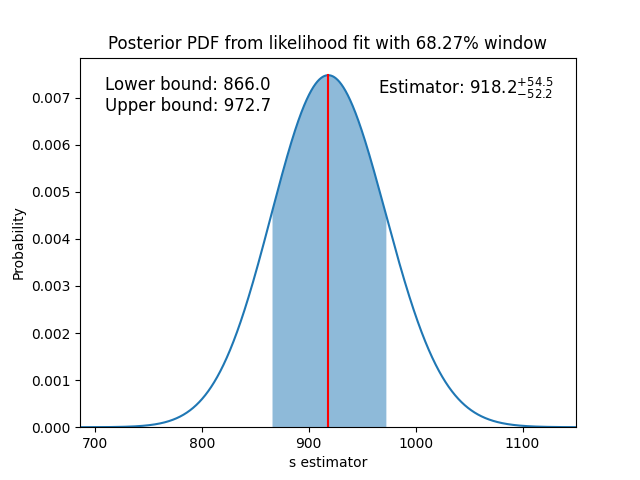

Generate this figure with Python:
import numpy as np
import matplotlib.pyplot as plt
from matplotlib.axes import Axes
from matplotlib.figure import Figure

# 1. Using the resonance spectrum data from the previous homework assignment, apply a
# Bayesian likelihood method to obtain a posterior pdf in the signal cross section, based
# on a binned Poisson likelihood.  From this posterior, quote the most probable value and
# a central 68.27% confidence interval.  Here we assume we know the mass and width of
# the peak, and the number of background events per GeV.  Assume a flat prior pdf in s.

BIN_WIDTH = 25
ROOT2PI = 2.50662827463
MU = 700
SIGMA = 50


def gint(mu, sigma, xlow, xhigh):
    precision = 100
    dx = (xhigh - xlow) / precision

    int_sum = 0
    for i in range(precision):
        x = xlow + dx*i + dx/2
        int_sum += np.exp(-(x-mu)**2 / (2 * sigma**2))

    return int_sum * dx / (sigma * ROOT2PI)


def log_likelihood(_n, _bins, _s):
    # print(f"{_s=}")
    log_likelihood_sum = 0
    for bin_number, bin_value in enumerate(_n):
        # print(f"{_bins[bin_number]=}")
        # print(f"{_bins[bin_number+1]=}")
        # print(f"{bin_number=}")
        # print(f"{bin_value=}")
        mu = 10 * BIN_WIDTH + _s * gint(MU, SIGMA, _bins[bin_number], _bins[bin_number+1])
        # print(f"{mu=}")
        # print("")
        log_likelihood_sum += mu - bin_value * np.log(mu)
    return -log_likelihood_sum


def integrate_likelihood(_x, _y, _low_x, _high_x):
    dx = _x[1] - _x[0]
    int_sum = 0
    for i, y in enumerate(_y):
        if not _low_x <= _x[i] <= _high_x:
            continue
        int_sum += dx * y
    return int_sum


def find_bound(_x, _y, backwards=False):  # 15.865
    dx = _x[1] - _x[0]
    int_sum = 0
    if backwards:
        _x = np.flip(_x)
        _y = np.flip(_y)
    for i, y in enumerate(_y):
        int_sum += dx * y
        if int_sum > 0.15865:
            return _x[i]


with open("../Data/resonance.dat", "r") as f:
    data = f.read().replace(' ', '').splitlines()

data = [float(i) for i in data]
fig, ax = plt.subplots()

n, bins, patches = ax.hist(data, 36, (100, 1000), label="Resonance data")

precision = 0.1
max_s = 2500
number_of_bins = int(max_s/precision + 1)
likelihood_list_x = np.array([])
likelihood_list_y = np.array([])
base_likelihood = 0
for i, s in enumerate(np.linspace(0, max_s, number_of_bins)):
    next_likelihood = log_likelihood(n, bins, s)
    if s == 0:
        base_likelihood = next_likelihood
    if next_likelihood - base_likelihood < 0:
        break
    likelihood_list_x = np.append(likelihood_list_x, s)
    likelihood_list_y = np.append(likelihood_list_y, next_likelihood - base_likelihood)

likelihood_list_y = np.exp(likelihood_list_y)
likelihood_magnitude = integrate_likelihood(likelihood_list_x, likelihood_list_y, 0, likelihood_list_x[-1])
likelihood_list_y = likelihood_list_y / likelihood_magnitude
lower_bound = find_bound(likelihood_list_x, likelihood_list_y, backwards=False)
upper_bound = find_bound(likelihood_list_x, likelihood_list_y, backwards=True)
print(f"{lower_bound=} --- {upper_bound=}")
# print(f"{likelihood_list_x=}")
# print(f"{likelihood_list_y=}")

# print(f"{max(likelihood_list[1])=}")
max_bin = np.where(likelihood_list_y == max(likelihood_list_y))[0][0]
print(f"{max_bin=}")


print("Likelihoods")
for i, j in enumerate(likelihood_list_x):
    # print(f"{likelihood_list_x[i]}: {likelihood_list_y[i]}")
    pass

print(f"Bin {max_bin}:\n{likelihood_list_x[max_bin]}: {likelihood_list_y[max_bin]}")


fig2, ax2 = plt.subplots()
fig2: Figure
ax2: Axes
ax2.plot(likelihood_list_x, likelihood_list_y)
ax2.set_title("Posterior PDF from likelihood fit with 68.27% window")
ax2.set_xlabel("s estimator")
ax2.set_ylabel("Probability")
ax2.fill_between(likelihood_list_x,
                 likelihood_list_y,
                 where=(lower_bound < likelihood_list_x) & (likelihood_list_x < upper_bound),
                 alpha=0.5)
plt.xlim(686, 1150)
ax2.text(0.05, 0.95, f"Lower bound: {lower_bound}\nUpper bound: {upper_bound}",
         transform=ax2.transAxes, fontsize=12, verticalalignment="top")
# Lower bound: 866, Upper bound: 972.7

max_s = likelihood_list_x[max_bin]

ax2.text(0.60, 0.95, rf"Estimator: ${max_s}^{{+{round(upper_bound-max_s, 1)}}}_{{-{round(max_s-lower_bound, 1)}}}$",
         transform=ax2.transAxes, fontsize=12, verticalalignment="top")
# 918.2 + 54.5 - 52.2
_, top = plt.ylim()
bottom = 0
plt.ylim(bottom=bottom)
y_percentage = (likelihood_list_y[max_bin] - bottom) / (top - bottom)
ax2.axvline(max_s, 0, y_percentage, color="#FF0000")


# lower_bound=866.0 --- upper_bound=972.7
# max_bin=9182
# Likelihoods
# Bin 9182:
# 918.2: 0.007474625108787476

plt.show()
